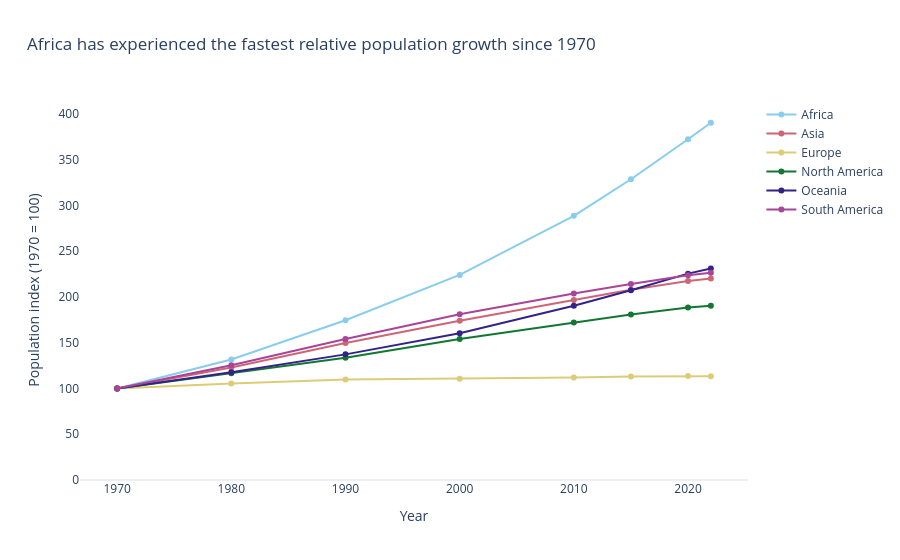

This figure's notebook cell:
### Markdown cell above
**Chart choice & justification:** *Which chart did you choose, and why? Justify design choices.

*YOUR ANSWER HERE*

A line chart is best to show how the population of the six continents has changed over time. It's an index with 1970 set at 100 for each continent so that you can compare the growth of each continent given very different starting points.

### Code cell
#aggregate population by continent and year
continent_pop = (
    df_long.groupby(['Continent', 'Year'])['Population']
    .sum()
    .reset_index()
)

# Calculate relative growth (1970 = 100)
baseline = (
    continent_pop[continent_pop['Year'] == 1970]
    .set_index('Continent')['Population']
)

continent_pop['Growth Index'] = (
    continent_pop.apply(
        lambda row: row['Population'] / baseline[row['Continent']] * 100,
        axis=1
    )
)

# Identify fastest-growing continent
latest = continent_pop[continent_pop['Year'] == 2022]
fastest = latest.loc[latest['Growth Index'].idxmax()]

print("Fastest-growing continent:", fastest['Continent'])
print("Growth since 1970:",
      round(fastest['Growth Index'] - 100, 1), "%")

# Create line chart
fig = px.line(
    continent_pop,
    x='Year',
    y='Growth Index',
    color='Continent',
    markers=True,
    title='Africa has experienced the fastest relative population growth since 1970',
    labels={
        'Year': 'Year',
        'Growth Index': 'Population index (1970 = 100)',
        'Continent': 'Continent'
    },
    color_discrete_sequence=px.colors.qualitative.Safe,
    template='plotly_white'
)

fig.update_layout(
    title_x=0.03,
    legend_title_text='',
    hovermode='x unified',
    yaxis_showgrid=False,
    xaxis_showgrid=False
)

fig.update_yaxes(rangemode='tozero')
fig.show()

### Figure 1 — Plotly figure (JSON) as saved in the notebook; plotly's stock layout.template omitted (floating-point values rounded to 4 significant figures)
{"data": [{"hovertemplate": "Continent=Africa<br>Year=%{x}<br>Population index (1970 = 100)=%{y}<extra></extra>", "legendgroup": "Africa", "line": {"color": "rgb(136, 204, 238)", "dash": "solid"}, "marker": {"symbol": "circle"}, "mode": "lines+markers", "name": "Africa", "orientation": "v", "showlegend": true, "type": "scatter", "x": [1970, 1980, 1990, 2000, 2010, 2015, 2020, 2022], "xaxis": "x", "y": [100.0, 131.8, 174.6, 224.1, 288.8, 328.7, 372.3, 390.4], "yaxis": "y"}, {"hovertemplate": "Continent=Asia<br>Year=%{x}<br>Population index (1970 = 100)=%{y}<extra></extra>", "legendgroup": "Asia", "line": {"color": "rgb(204, 102, 119)", "dash": "solid"}, "marker": {"symbol": "circle"}, "mode": "lines+markers", "name": "Asia", "orientation": "v", "showlegend": true, "type": "scatter", "x": [1970, 1980, 1990, 2000, 2010, 2015, 2020, 2022], "xaxis": "x", "y": [100.0, 122.9, 149.7, 174.1, 196.7, 207.9, 217.4, 220.1], "yaxis": "y"}, {"hovertemplate": "Continent=Europe<br>Year=%{x}<br>Population index (1970 = 100)=%{y}<extra></extra>", "legendgroup": "Europe", "line": {"color": "rgb(221, 204, 119)", "dash": "solid"}, "marker": {"symbol": "circle"}, "mode": "lines+markers", "name": "Europe", "orientation": "v", "showlegend": true, "type": "scatter", "x": [1970, 1980, 1990, 2000, 2010, 2015, 2020, 2022], "xaxis": "x", "y": [100.0, 105.6, 109.8, 110.7, 112.1, 113.1, 113.7, 113.3], "yaxis": "y"}, {"hovertemplate": "Continent=North America<br>Year=%{x}<br>Population index (1970 = 100)=%{y}<extra></extra>", "legendgroup": "North America", "line": {"color": "rgb(17, 119, 51)", "dash": "solid"}, "marker": {"symbol": "circle"}, "mode": "lines+markers", "name": "North America", "orientation": "v", "showlegend": true, "type": "scatter", "x": [1970, 1980, 1990, 2000, 2010, 2015, 2020, 2022], "xaxis": "x", "y": [100.0, 116.8, 133.6, 154.1, 172.1, 180.8, 188.4, 190.3], "yaxis": "y"}, {"hovertemplate": "Continent=Oceania<br>Year=%{x}<br>Population index (1970 = 100)=%{y}<extra></extra>", "legendgroup": "Oceania", "line": {"color": "rgb(51, 34, 136)", "dash": "solid"}, "marker": {"symbol": "circle"}, "mode": "lines+markers", "name": "Oceania", "orientation": "v", "showlegend": true, "type": "scatter", "x": [1970, 1980, 1990, 2000, 2010, 2015, 2020, 2022], "xaxis": "x", "y": [100.0, 117.7, 137.3, 160.3, 190.5, 207.4, 225.5, 231.2], "yaxis": "y"}, {"hovertemplate": "Continent=South America<br>Year=%{x}<br>Population index (1970 = 100)=%{y}<extra></extra>", "legendgroup": "South America", "line": {"color": "rgb(170, 68, 153)", "dash": "solid"}, "marker": {"symbol": "circle"}, "mode": "lines+markers", "name": "South America", "orientation": "v", "showlegend": true, "type": "scatter", "x": [1970, 1980, 1990, 2000, 2010, 2015, 2020, 2022], "xaxis": "x", "y": [100.0, 125.3, 154.0, 181.2, 203.7, 214.1, 223.7, 226.4], "yaxis": "y"}], "layout": {"hovermode": "x unified", "legend": {"title": {"text": ""}, "tracegroupgap": 0}, "title": {"text": "Africa has experienced the fastest relative population growth since 1970", "x": 0.03}, "xaxis": {"anchor": "y", "domain": [0, 1], "showgrid": false, "title": {"text": "Year"}}, "yaxis": {"anchor": "x", "domain": [0, 1], "rangemode": "tozero", "showgrid": false, "title": {"text": "Population index (1970 = 100)"}}}}
